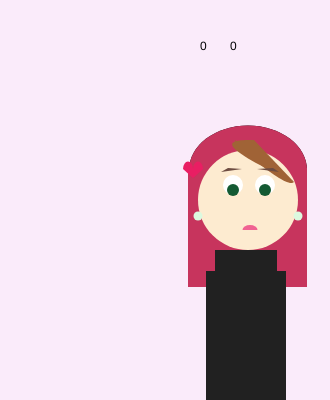
Frame 1 (no input)
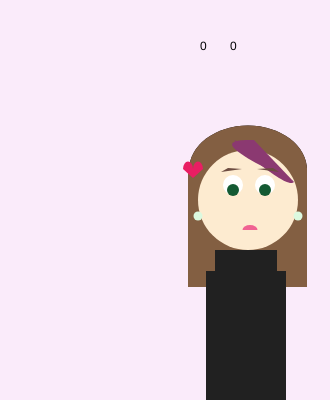
Frame 60 (no input)
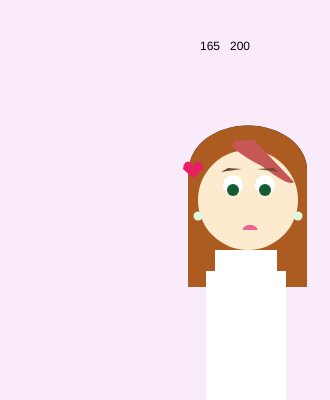
Frame 120 (the mouse pressed at the canvas centre since frame 60)

The p5.js sketch that drew these frames (run headless with seeded random() and noise() and a simulated clock; from frame 60 on, the mouse is pressed at the canvas centre):

// p5.js sketch
// ── sketch.js
// I referenced "Interactive Self Portrait"by falsesugar


let hairdye = {
  r: 220,
  g: 47,
  b: 37, 
};

let value= 33

function welcome(){
		console.log("welcome to my portrait!")
	}




function setup() {
  
  welcome() 
  createCanvas(330, 400);
}

function draw() {
  background(250,235,250);
  fill(0,1,4)
  text(mouseX,200,50)//coordinates w/ mouse
  text(mouseY,230,50)
  
  

  
 //hair outline
  noStroke()

  arc(248, 170, 118, 89, -PI, 0) //top of head
  rect(188,168,119,119)//hair length
 
 
  
  //colorchanging hair,,,I dye my hair a lot(loop)

  hairdye.r = random(229, 123);
  hairdye.g = random(115, 36);
  hairdye.b = random(115, 28);
    fill(hairdye.r, hairdye.g, hairdye.b);
  arc(248, 170, 118, 89, -PI, 0) //top of head
  rect(188,168,119,119)//hair length
  beginShape();
 
  //^ I dont even know how this coding works and I was trying to make it slower but it kept giving me errors. 
  
  //face
   fill(253, 235, 208 )
   ellipse(248,200,100)
  
  
  
  //colorchanging for bangs(loop)
    hairdye.r = random(229, 123);
    hairdye.g = random(115, 36);
    hairdye.b = random(115, 28);
  fill(hairdye.r, hairdye.g, hairdye.b);
  
  
  //bang
  vertex(294, 182);
    bezierVertex(287, 191, 230, 140, 235, 140);
    endShape();
  
  beginShape();
  vertex(294, 182);
    bezierVertex(207, 141, 230, 140, 254, 140);
    endShape();
  
  
  //conditional below,,,cheeks
  fill(253, 235, 208)//skin color when mouse isnt over     body
  
  
  //-blushes when you put mouse over/near body
  if(mouseX > 200) if(mouseY > 125) {
    fill(255, 51, 255)
  }

  //cheeks/blush
  ellipse(223,217,13)
  ellipse(273,217,13)
  
   //eyes
  fill(255,255,255)
  ellipse(233,185,20)
  ellipse(265,185,20)
  fill(20,90,50)
  ellipse(233,190,12)
  ellipse(265,190,12)
  
  
  //earrings
  fill(220,249,223)
  ellipse(198,216,9)
  ellipse(298,216,9)
  
  //heart,,, i referenced "hearts in three forms-8th"by saberkhan
     fill(233, 30, 99)
      arc(188, 169, 10, 15, PI, 0);
	    arc(198, 169, 10, 15, PI, 0);
	      triangle(183, 169, 203, 169, 193, 178);
  
  //lips
  fill(240, 98, 146)
  arc(250, 230, 15, 10, PI, 0);
	
  //eyebrows
  fill(109, 76, 65)
  triangle(228,168,221,172,242,169)
  triangle(273,168,279,172,257,169)
  
  
  //turtleneck,,,it changes color when you click on it.
  
  
  //I struggled to figure out different colors, I wanted to change it from light pink to blue but I tried a bunch of different numbers in the values and it didnt do anything,thats why it says 33,, i don't even know what the 33 does
  
      fill(value);
  rect(215, 250, 62, 152);
  rect(206,271,80,140);
 
}
function mousePressed() {
  if (value === 33) {
    value = 255;
  } else {
    value = 33;
  }
  
 
  
  
}
